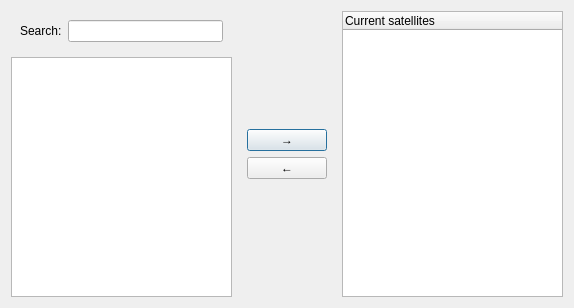
<?xml version="1.0" encoding="UTF-8"?>
<ui version="4.0">
 <class>addRemove</class>
 <widget class="QDialog" name="addRemove">
  <property name="geometry">
   <rect>
    <x>0</x>
    <y>0</y>
    <width>574</width>
    <height>308</height>
   </rect>
  </property>
  <property name="windowTitle">
   <string>Dialog</string>
  </property>
  <layout class="QHBoxLayout" name="horizontalLayout">
   <item>
    <widget class="QFrame" name="frame">
     <property name="frameShape">
      <enum>QFrame::NoFrame</enum>
     </property>
     <property name="frameShadow">
      <enum>QFrame::Raised</enum>
     </property>
     <layout class="QVBoxLayout" name="verticalLayout">
      <property name="leftMargin">
       <number>0</number>
      </property>
      <property name="topMargin">
       <number>0</number>
      </property>
      <property name="rightMargin">
       <number>0</number>
      </property>
      <property name="bottomMargin">
       <number>0</number>
      </property>
      <item>
       <widget class="QFrame" name="frame_4">
        <property name="frameShape">
         <enum>QFrame::NoFrame</enum>
        </property>
        <property name="frameShadow">
         <enum>QFrame::Raised</enum>
        </property>
        <layout class="QHBoxLayout" name="horizontalLayout_2">
         <item>
          <widget class="QLabel" name="label">
           <property name="text">
            <string>Search:</string>
           </property>
          </widget>
         </item>
         <item>
          <widget class="QLineEdit" name="srch_box"/>
         </item>
        </layout>
       </widget>
      </item>
      <item>
       <widget class="QListWidget" name="avail_sats_lst"/>
      </item>
     </layout>
    </widget>
   </item>
   <item>
    <widget class="QFrame" name="frame_2">
     <property name="frameShape">
      <enum>QFrame::NoFrame</enum>
     </property>
     <property name="frameShadow">
      <enum>QFrame::Raised</enum>
     </property>
     <layout class="QVBoxLayout" name="verticalLayout_2">
      <item>
       <spacer name="verticalSpacer">
        <property name="orientation">
         <enum>Qt::Vertical</enum>
        </property>
        <property name="sizeHint" stdset="0">
         <size>
          <width>20</width>
          <height>40</height>
         </size>
        </property>
       </spacer>
      </item>
      <item>
       <widget class="QPushButton" name="add_sat_bt">
        <property name="text">
         <string>→</string>
        </property>
       </widget>
      </item>
      <item>
       <widget class="QPushButton" name="remove_sat_bt">
        <property name="text">
         <string>←</string>
        </property>
       </widget>
      </item>
      <item>
       <spacer name="verticalSpacer_2">
        <property name="orientation">
         <enum>Qt::Vertical</enum>
        </property>
        <property name="sizeHint" stdset="0">
         <size>
          <width>20</width>
          <height>40</height>
         </size>
        </property>
       </spacer>
      </item>
     </layout>
    </widget>
   </item>
   <item>
    <widget class="QFrame" name="frame_3">
     <property name="frameShape">
      <enum>QFrame::NoFrame</enum>
     </property>
     <property name="frameShadow">
      <enum>QFrame::Raised</enum>
     </property>
     <layout class="QVBoxLayout" name="verticalLayout_3">
      <property name="leftMargin">
       <number>0</number>
      </property>
      <property name="topMargin">
       <number>0</number>
      </property>
      <property name="rightMargin">
       <number>0</number>
      </property>
      <property name="bottomMargin">
       <number>0</number>
      </property>
      <item>
       <widget class="QTableWidget" name="curr_sats_tab">
        <attribute name="horizontalHeaderStretchLastSection">
         <bool>true</bool>
        </attribute>
        <attribute name="verticalHeaderStretchLastSection">
         <bool>false</bool>
        </attribute>
        <column>
         <property name="text">
          <string>Current satellites</string>
         </property>
         <property name="textAlignment">
          <set>AlignLeading|AlignVCenter</set>
         </property>
        </column>
       </widget>
      </item>
     </layout>
    </widget>
   </item>
  </layout>
 </widget>
 <resources/>
 <connections/>
</ui>
